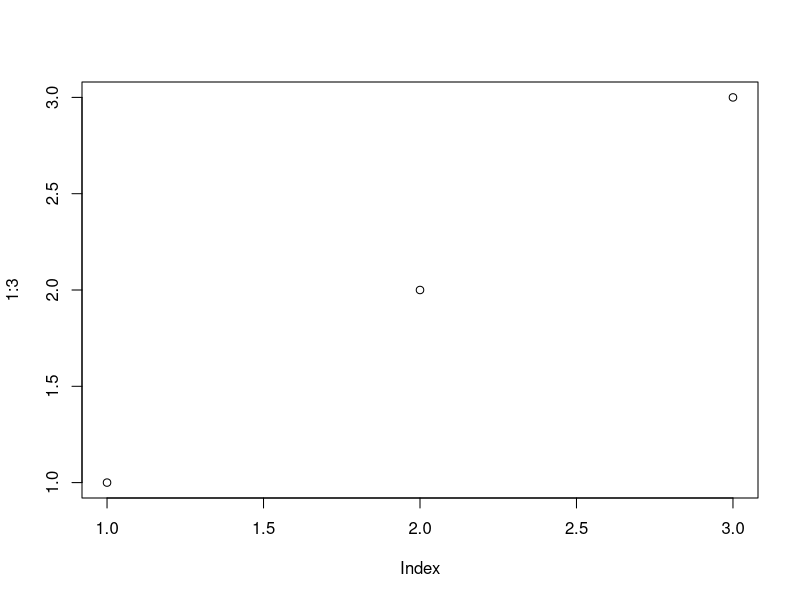
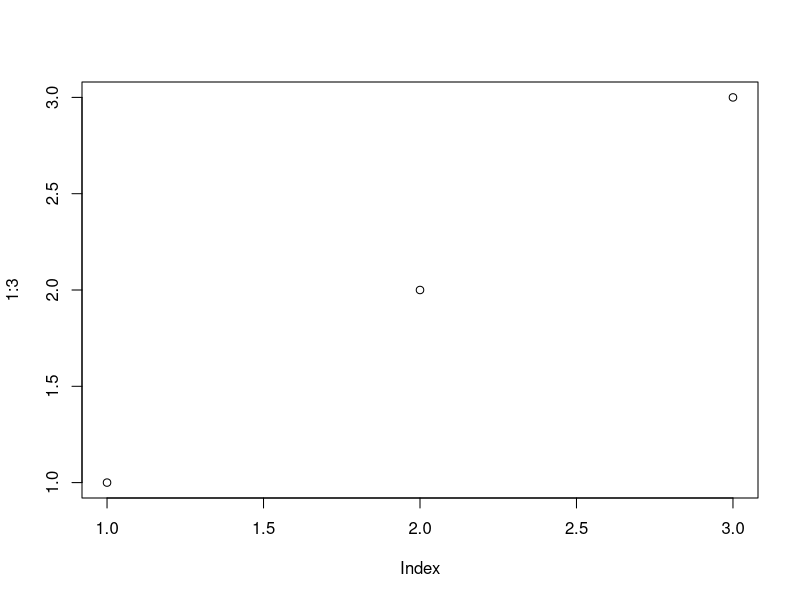

Reproduce these figures in R, in order.
## ---- chunk 1
    #| echo: fenced
    x <- c(1, 2, 3)
## ---- chunk 2
    #| label: my-label
    #| echo: fenced
    x <- c(1, 2, 3)
## ---- chunk 3
    #| fig-width: 6
    #| fig-height: 3.5
    #| fig-cap: Here is a caption.
    #| echo: fenced
    plot(1:3)
## ---- chunk 4
    #| fig-width: 3
    #| fig-height: 8
    #| fig-cap: Here is a caption.
    #| echo: fenced
    plot(1:3)
## ---- chunk 5
    #| echo: fenced
    library(tidyverse)
## ---- chunk 6
    #| message: false
    #| warning: false
    #| echo: fenced
    library(tidyverse)
